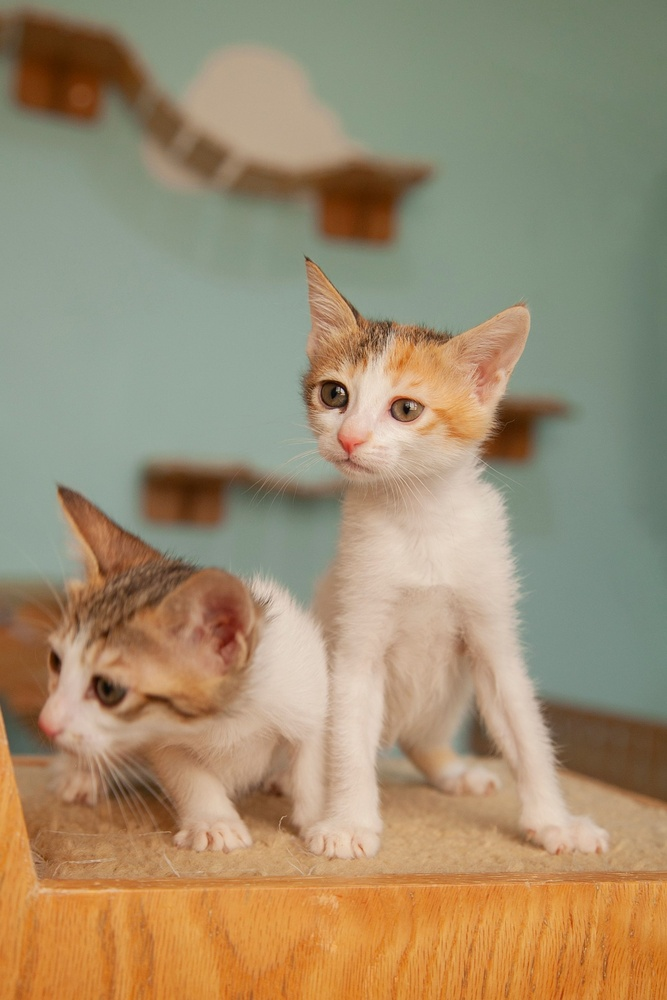
#> input picture Lab1/dataset/pexels.jpg, 667 x 1000 px, shrunk from 1856 x 2784 before the run
$ python negative.py
#> lines starting #> are read from the running program, lines starting #| are printed output that depends on the picture
import cv2
import matplotlib.pyplot as plt
import os

# -----------------------------------------
# PATHS
# -----------------------------------------

image_path = "../dataset/pexels.jpg"
output_folder = "../output"

# Create output folder if it doesn't exist
os.makedirs(output_folder, exist_ok=True)


# -----------------------------------------
# READ IMAGE
# -----------------------------------------

img = cv2.imread(image_path, cv2.IMREAD_GRAYSCALE)
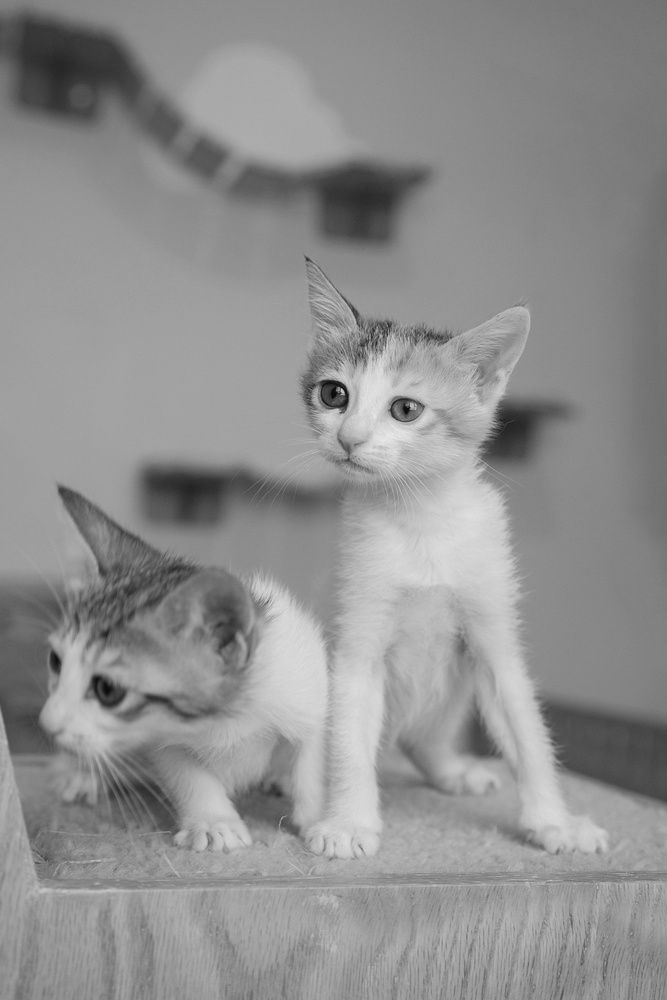
#> img: shape (1000, 667); min 6, max 234, mean 143.5

if img is None:
    print("Image not found!")
    exit()


# -----------------------------------------
# NEGATIVE TRANSFORMATION
# -----------------------------------------

negative = cv2.bitwise_not(img)
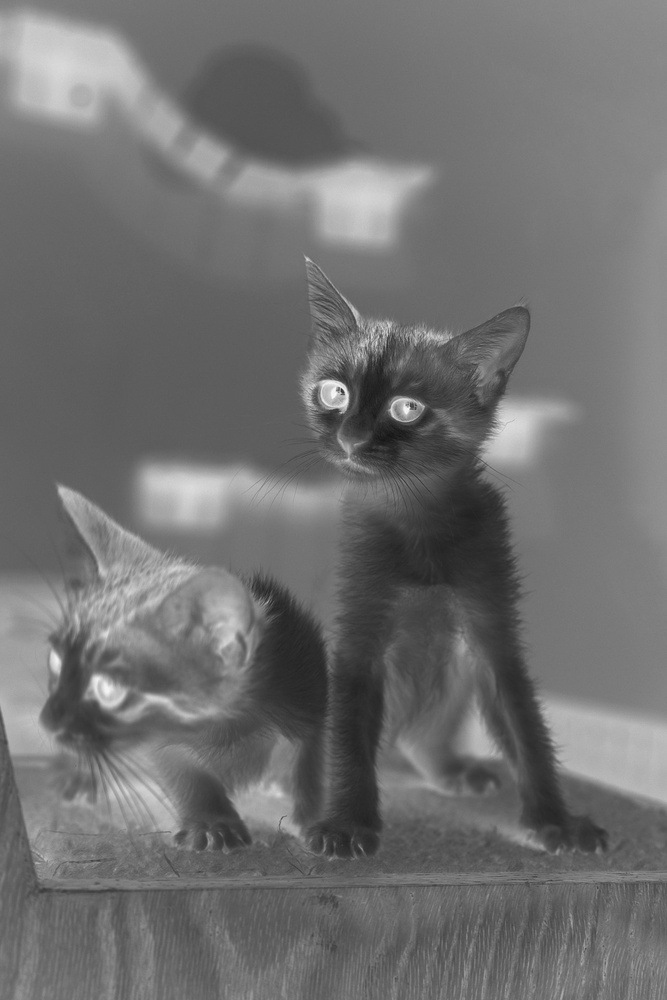
#> negative: shape (1000, 667); min 21, max 249, mean 111.5


# -----------------------------------------
# SAVE OUTPUT
# -----------------------------------------

output_path = os.path.join(
    output_folder,
    "negative.png"
)

cv2.imwrite(output_path, negative)

print("Negative image saved at:")
print(output_path)


# -----------------------------------------
# DISPLAY IMAGES
# -----------------------------------------

plt.figure(figsize=(8, 4))

plt.subplot(1, 2, 1)
plt.imshow(img, cmap="gray")
plt.title("Original Image")
plt.axis("off")

plt.subplot(1, 2, 2)
plt.imshow(negative, cmap="gray")
plt.title("Negative Image")
plt.axis("off")

plt.tight_layout()
plt.show()
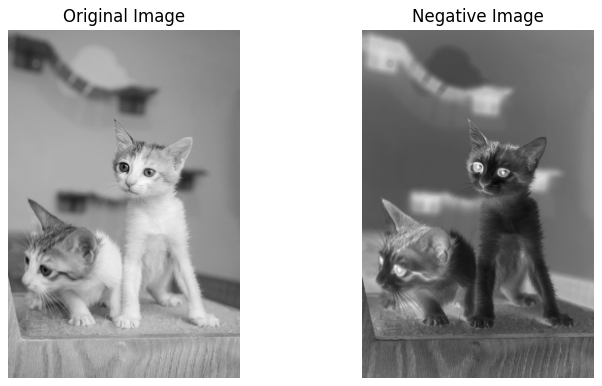
#> figure drawn by matplotlib, 2 panels
